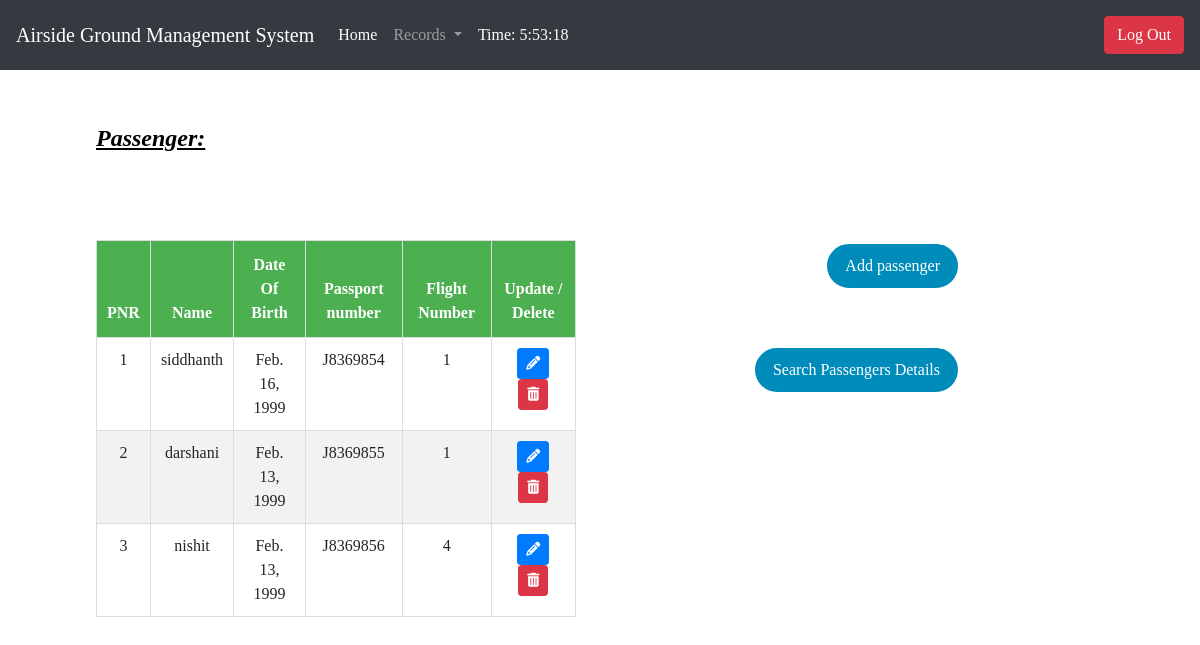
Page /passenger/ (signed in) on the committed database.
### passenger/models.py (models this page shows, shortened)
class passenger(models.Model):
    pnr=models.OneToOneField(pnr,on_delete=models.CASCADE,primary_key=True,related_name='p2')
    name=models.CharField(max_length=10)
    dob=models.DateField (auto_now=False, auto_now_add=False)
    passport_no= models.CharField(max_length=10,unique=True)
    fl_no=models.ForeignKey(FlightNum,on_delete=models.CASCADE)

class pnr(models.Model):
    pnr=models.CharField(max_length=9,primary_key=True)
    def __str__(self):
        return self.pnr

### postlog/models.py (models this page shows)
class FlightNum(models.Model):
	fl_no =models.CharField(max_length=5,primary_key=True)
	def __str__(self):
		return self.fl_no

### passenger/views.py (the view)
# urls.py: path('',views.passengerListPageView.as_view(), name ='passenger_list'),
class passengerListPageView(ListView):
	model = passenger
	context_object_name = 'passengers'
	template_name = 'passenger/passenger_home.html'

### passenger/templates/passenger/passenger_home.html (shortened to what this page needs)
{% extends 'base_template1.html' %}
{% load static from staticfiles %}
{% load crispy_forms_tags %}
{%block content%}
{% if passengers %}
<p id="fli"><u><b><i>Passenger:</i></b></u></p>
<table class="table table-bordered" id="flight">
    <thead>
        <tr>
            <th class="text-center" scope="col">PNR</th>
            <th class="text-center" scope="col">Name</th>
            <th class="text-center" scope="col">Date Of Birth</th>
            <th class="text-center" scope="col">Passport number</th>
            <th class="text-center" scope="col">Flight Number</th>
            <th class="text-center" scope="col">Update / Delete</th>
        </tr>
    </thead>
    <tbody>
        {% for passenger in passengers %}
        <tr>
            <td class="text-center">{{passenger.pnr}}</td>
            <td class="text-center">{{passenger.name}}</td>
            <td class="text-center">{{passenger.dob}}</td>
            <td class="text-center">{{passenger.passport_no}}</td>
            <td class="text-center">{{passenger.fl_no}}</td>
            <td class="text-center">
                <a href="{% url 'passenger_update' passenger.pk %}">
                    <button type="button" class="update-status btn btn-sm btn-primary">
                        <span class="fa fa-pencil"></span>
                    </button>
                    <form action="{% url 'passenger_delete' passenger.pk %}" method='POST' style="display: inline;">
                        <button type="submit" class="delete-status btn btn-sm btn-danger">
                            <span class="fa fa-trash"></span>
                        </button>
                    </form>
        </tr>
        {%endfor%}
    </tbody>
</table>
<a href='{% url "passenger_add" %}'>
    <button type="button" class="butra button1ra">Add passenger</button>
</a>
<button type="button" class="butrb button2rb" data-toggle="modal" data-target="#Hello_Modal">Search Passengers Details</button>
{% endif %}
{% endblock %}

### assets/styles.css (style rules this page uses)
body { background-repeat: no-repeat; background-size: auto; color: #000; }
body * { font-family: Ubuntu; }
a, a:hover, a:visited { color: #fff; text-decoration: none; }

### assets/styles_status.css (style rules this page uses)
#fli { position: absolute; top: 15%; left: 8%; font-size: 150%; }
#flight { font-family: "Trebuchet MS", Arial, Helvetica, sans-serif; border-collapse: collapse; width: 40%; position: absolute; top: 30%; left: 8%; }
#flight td, #flight th { border: 1px solid #ddd; padding: 10px; flex-wrap: nowrap; }
#flight tr:nth-child(even) { background-color: #f2f2f2; }
#flight th { padding-top: 12px; padding-bottom: 12px; text-align: left; background-color: #4CAF50; color: white; }
.butra { background-color: #4CAF50; border: none; color: white; padding: 8px 16px; text-align: center; text-decoration: none; display: inline-block; font-size: 16px; margin: 4px 2px; -webkit-transition-duration: 0.4s; transition-duration: 0.4s; cursor: pointer; position: absolute; top: 30%; right: 20%; border-radius: 30px; }
.butrb { background-color: #4CAF50; border: none; color: white; padding: 8px 16px; text-align: center; text-decoration: none; display: inline-block; font-size: 16px; margin: 4px 2px; -webkit-transition-duration: 0.4s; transition-duration: 0.4s; cursor: pointer; position: absolute; top: 43%; right: 20%; border-radius: 30px; }
.button1ra { background-color: #008CBA; color: white; border: 2px solid #008CBA; }
.button2rb { background-color: #008CBA; color: white; border: 2px solid #008CBA; }

### rows in the picture
passenger: pnr "1", name "siddhanth", dob "Feb. 16, 1999", passport_no "J8369854", fl_no "1"
passenger: pnr "2", name "darshani", dob "Feb. 13, 1999", passport_no "J8369855", fl_no "1"
passenger: pnr "3", name "nishit", dob "Feb. 13, 1999", passport_no "J8369856", fl_no "4"
